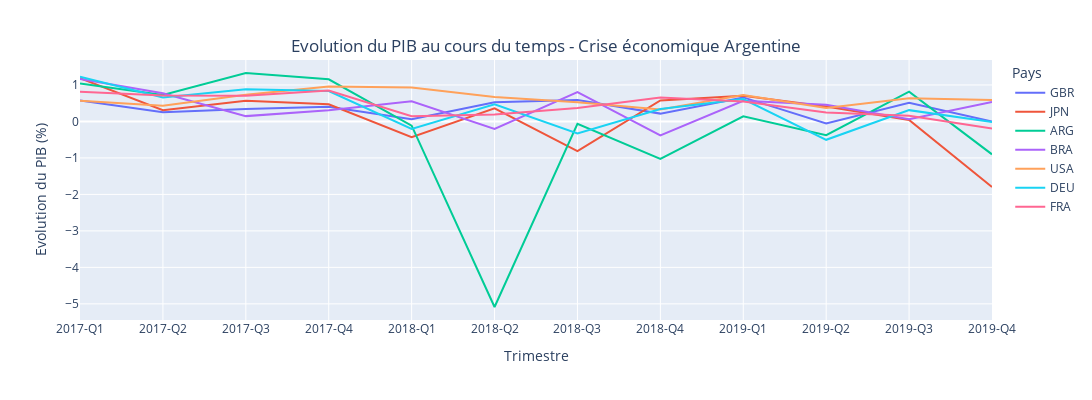

Notebook source saved alongside this figure:
### Markdown cell above
De même, nous pouvons constater l'impact mondial de la crise des subprimes aux Etats-Unis avec une décroissance générale du PIB à partir du premier trimestre de 2008 et qui atteignit son pic au premier trimestre de 2009.

### Code cell
list_dates = g.get_list_dates_q(2017, 2020)#Dates pour lesquelles nous souhaitons afficher les données
df_fra_usa = g.filter_df(['FRA', 'DEU', 'USA', 'JPN', 'GBR', 'ARG', 'BRA'], 'Q', 'TOT', 'PC_CHGPP', list_dates)#Filtrage du df principal en fonction des éléments désirés

g.line_graph(df_fra_usa, x='TIME', y='Value', x_label="Trimestre", y_label="Evolution du PIB (%)", title='Evolution du PIB au cours du temps - Crise économique Argentine')#Création des courbes
g.display()

### Figure 1 — Plotly figure (JSON) as saved in the notebook; plotly's stock layout.template omitted (floating-point values rounded to 4 significant figures)
{"data": [{"legendgroup": "GBR", "line": {"color": "#636efa", "dash": "solid"}, "mode": "lines", "name": "GBR", "orientation": "v", "showlegend": true, "type": "scatter", "x": ["2017-Q1", "2017-Q2", "2017-Q3", "2017-Q4", "2018-Q1", "2018-Q2", "2018-Q3", "2018-Q4", "2019-Q1", "2019-Q2", "2019-Q3", "2019-Q4"], "xaxis": "x", "y": [0.5764, 0.2514, 0.3405, 0.3992, 0.05949, 0.5267, 0.5871, 0.2141, 0.6581, -0.05656, 0.5117, -0.0001909], "yaxis": "y"}, {"legendgroup": "JPN", "line": {"color": "#EF553B", "dash": "solid"}, "mode": "lines", "name": "JPN", "orientation": "v", "showlegend": true, "type": "scatter", "x": ["2017-Q1", "2017-Q2", "2017-Q3", "2017-Q4", "2018-Q1", "2018-Q2", "2018-Q3", "2018-Q4", "2019-Q1", "2019-Q2", "2019-Q3", "2019-Q4"], "xaxis": "x", "y": [1.185, 0.3077, 0.5694, 0.4713, -0.4316, 0.3607, -0.812, 0.5749, 0.7039, 0.4097, 0.04131, -1.797], "yaxis": "y"}, {"legendgroup": "ARG", "line": {"color": "#00cc96", "dash": "solid"}, "mode": "lines", "name": "ARG", "orientation": "v", "showlegend": true, "type": "scatter", "x": ["2017-Q1", "2017-Q2", "2017-Q3", "2017-Q4", "2018-Q1", "2018-Q2", "2018-Q3", "2018-Q4", "2019-Q1", "2019-Q2", "2019-Q3", "2019-Q4"], "xaxis": "x", "y": [1.043, 0.7266, 1.327, 1.155, -0.1168, -5.086, -0.06673, -1.029, 0.1381, -0.3771, 0.8159, -0.9029], "yaxis": "y"}, {"legendgroup": "BRA", "line": {"color": "#ab63fa", "dash": "solid"}, "mode": "lines", "name": "BRA", "orientation": "v", "showlegend": true, "type": "scatter", "x": ["2017-Q1", "2017-Q2", "2017-Q3", "2017-Q4", "2018-Q1", "2018-Q2", "2018-Q3", "2018-Q4", "2019-Q1", "2019-Q2", "2019-Q3", "2019-Q4"], "xaxis": "x", "y": [1.16, 0.7707, 0.1455, 0.3055, 0.553, -0.2073, 0.8068, -0.3861, 0.5633, 0.4561, 0.05885, 0.5339], "yaxis": "y"}, {"legendgroup": "USA", "line": {"color": "#FFA15A", "dash": "solid"}, "mode": "lines", "name": "USA", "orientation": "v", "showlegend": true, "type": "scatter", "x": ["2017-Q1", "2017-Q2", "2017-Q3", "2017-Q4", "2018-Q1", "2018-Q2", "2018-Q3", "2018-Q4", "2019-Q1", "2019-Q2", "2019-Q3", "2019-Q4"], "xaxis": "x", "y": [0.5657, 0.4269, 0.7288, 0.9557, 0.9317, 0.6686, 0.5252, 0.3283, 0.7251, 0.3707, 0.6369, 0.5862], "yaxis": "y"}, {"legendgroup": "DEU", "line": {"color": "#19d3f3", "dash": "solid"}, "mode": "lines", "name": "DEU", "orientation": "v", "showlegend": true, "type": "scatter", "x": ["2017-Q1", "2017-Q2", "2017-Q3", "2017-Q4", "2018-Q1", "2018-Q2", "2018-Q3", "2018-Q4", "2019-Q1", "2019-Q2", "2019-Q3", "2019-Q4"], "xaxis": "x", "y": [1.229, 0.655, 0.8805, 0.8348, -0.207, 0.4714, -0.3284, 0.3389, 0.6122, -0.5036, 0.3093, -0.01869], "yaxis": "y"}, {"legendgroup": "FRA", "line": {"color": "#FF6692", "dash": "solid"}, "mode": "lines", "name": "FRA", "orientation": "v", "showlegend": true, "type": "scatter", "x": ["2017-Q1", "2017-Q2", "2017-Q3", "2017-Q4", "2018-Q1", "2018-Q2", "2018-Q3", "2018-Q4", "2019-Q1", "2019-Q2", "2019-Q3", "2019-Q4"], "xaxis": "x", "y": [0.8166, 0.7106, 0.7006, 0.8478, 0.1436, 0.191, 0.3699, 0.6531, 0.5458, 0.2458, 0.1547, -0.1964], "yaxis": "y"}], "layout": {"height": 400, "hovermode": "x unified", "legend": {"title": {"text": "Pays"}, "tracegroupgap": 0}, "margin": {"t": 60}, "title": {"text": "Evolution du PIB au cours du temps - Crise économique Argentine", "x": 0.5, "xanchor": "center", "y": 0.9, "yanchor": "top"}, "width": 1500, "xaxis": {"anchor": "y", "domain": [0, 1], "title": {"text": "Trimestre"}}, "yaxis": {"anchor": "x", "domain": [0, 1], "title": {"text": "Evolution du PIB (%)"}}}}
